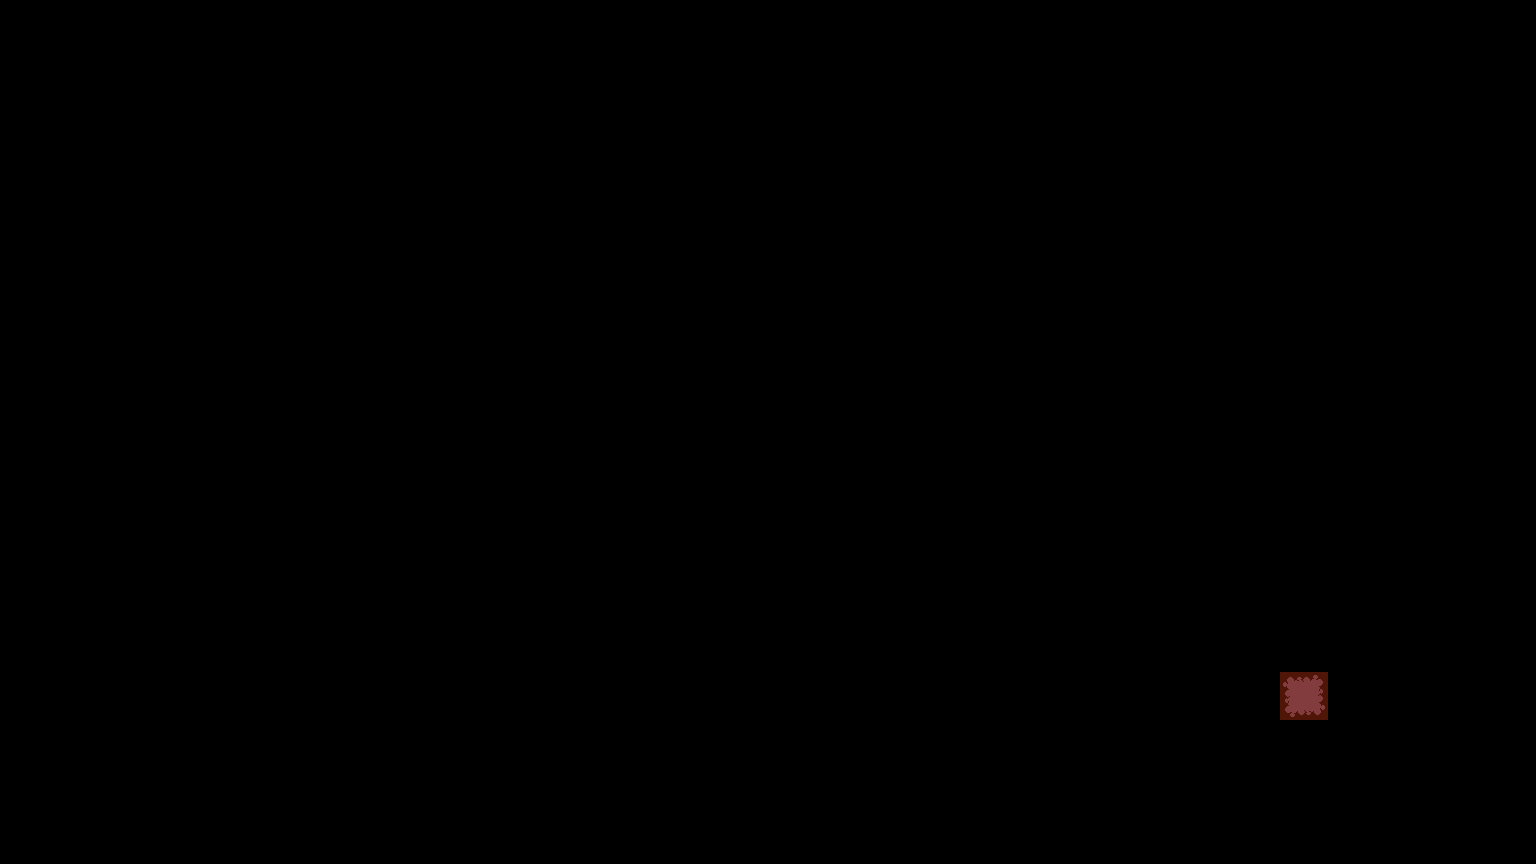

Tiled map render using the project's own tile images. Description and the map definition, with tile-layer contents summarised, below:
An orthogonal 96x54 tile map with 16x16 px tiles, 6 tile layers (bg, traversable, traversableMask, walls, ...), 1 hidden layer not drawn, 22 tilesets and 28 objects (23x AIENTITY, 4x SKILL, Warp).

<map version="1.2" tiledversion="1.2.2" orientation="orthogonal" renderorder="right-down" width="96" height="54" tilewidth="16" tileheight="16" infinite="0" nextlayerid="39" nextobjectid="76">
 <tileset firstgid="1" source="tileset/cave1.0/Cave_A.tsx" />
 <tileset firstgid="61" source="tileset/cave1.0/Cave_B.tsx" />
 <tileset firstgid="285" source="tileset/desert1.0/Desert_A.tsx" />
 <tileset firstgid="485" source="tileset/desert1.0/Desert_B.tsx" />
 <tileset firstgid="597" source="tileset/dungeon1.1/Dungeon_A.tsx" />
 <tileset firstgid="753" source="tileset/dungeon1.1/Dungeon_B.tsx" />
 <tileset firstgid="1009" source="tileset/grasslands2.1/A1.tsx" />
 <tileset firstgid="1909" source="tileset/grasslands2.1/A2.tsx" />
 <tileset firstgid="3903" source="tileset/grasslands2.1/B.tsx" />
 <tileset firstgid="4159" source="tileset/grasslands2.1/C.tsx" />
 <tileset firstgid="4415" source="tileset/grasslands2.1/D.tsx" />
 <tileset firstgid="4671" source="tileset/grasslands2.1/E.tsx" />
 <tileset firstgid="4851" source="tileset/grasslands2.1/Flowers.tsx" />
 <tileset firstgid="4947" source="tileset/grasslands2.1/Trees.tsx" />
 <tileset firstgid="5059" source="tileset/town1.2/doors_outside.tsx" />
 <tileset firstgid="5091" source="tileset/town1.2/Town_A.tsx" />
 <tileset firstgid="5299" source="tileset/town1.2/Town_B.tsx" />
 <tileset firstgid="5891" source="tileset/town1.2/Town_C.tsx" />
 <tileset firstgid="6206" source="tileset/town1.2/Town_D.tsx" />
 <tileset firstgid="6654" source="tileset/town1.2/Town_doors_inside.tsx" />
 <tileset firstgid="6678" source="tileset/grasslands2.1/[GL] A1_Waterfall_sheet.tsx" />
 <tileset firstgid="6694" source="tileset/grasslands2.1/[GL] animated_sheet.tsx" />
 <layer id="38" name="bg" width="96" height="54">
  <data>[5184 cells, 9 non-empty, 9 distinct tile ids]</data>
 </layer>
 <layer id="17" name="traversable" width="96" height="54">
  <data>[5184 cells, 0 non-empty, 0 distinct tile ids]</data>
 </layer>
 <layer id="19" name="traversableMask" width="96" height="54">
  <data>[5184 cells, 0 non-empty, 0 distinct tile ids]</data>
 </layer>
 <layer id="20" name="walls" width="96" height="54" offsetx="0" offsety="-16">
  <data>[5184 cells, 0 non-empty, 0 distinct tile ids]</data>
 </layer>
 <layer id="27" name="wallsMask" width="96" height="54" offsetx="0" offsety="-16">
  <data>[5184 cells, 0 non-empty, 0 distinct tile ids]</data>
 </layer>
 <layer id="24" name="overhead" width="96" height="54" offsetx="0" offsety="-16">
  <data>[5184 cells, 0 non-empty, 0 distinct tile ids]</data>
 </layer>
 <objectgroup color="#5555ff" id="9" name="warp">
  <object id="75" name="underground" type="Warp" x="1296" y="688" width="16" height="16">
   <properties>
    <property name="direction" value="SOUTH" />
    <property name="x" type="int" value="79" />
    <property name="y" type="int" value="3" />
   </properties>
  </object>
 </objectgroup>
 <objectgroup id="14" name="entity" visible="0">
  <object id="26" name="crab" type="AIENTITY" x="672" y="656" width="16" height="16">
   <properties>
    <property name="aiEntityDataID" type="int" value="1" />
    <property name="bounds1x" type="int" value="0" />
    <property name="bounds1y" type="int" value="0" />
    <property name="bounds2x" type="int" value="96" />
    <property name="bounds2y" type="int" value="54" />
    <property name="direction" value="SOUTH" />
   </properties>
  </object>
  <object id="48" name="Fishing Master" type="AIENTITY" x="832" y="736" width="16" height="16">
   <properties>
    <property name="aiEntityDataID" type="int" value="2" />
    <property name="bounds1x" type="int" value="31" />
    <property name="bounds1y" type="int" value="30" />
    <property name="bounds2x" type="int" value="31" />
    <property name="bounds2y" type="int" value="30" />
    <property name="direction" value="EAST" />
   </properties>
  </object>
  <object id="52" name="crab" type="AIENTITY" x="496" y="576" width="16" height="16">
   <properties>
    <property name="aiEntityDataID" type="int" value="1" />
    <property name="bounds1x" type="int" value="0" />
    <property name="bounds1y" type="int" value="0" />
    <property name="bounds2x" type="int" value="96" />
    <property name="bounds2y" type="int" value="54" />
    <property name="direction" value="SOUTH" />
   </properties>
  </object>
  <object id="53" name="crab" type="AIENTITY" x="416" y="448" width="16" height="16">
   <properties>
    <property name="aiEntityDataID" type="int" value="1" />
    <property name="bounds1x" type="int" value="0" />
    <property name="bounds1y" type="int" value="0" />
    <property name="bounds2x" type="int" value="96" />
    <property name="bounds2y" type="int" value="54" />
    <property name="direction" value="SOUTH" />
   </properties>
  </object>
  <object id="54" name="crab" type="AIENTITY" x="368" y="304" width="16" height="16">
   <properties>
    <property name="aiEntityDataID" type="int" value="1" />
    <property name="bounds1x" type="int" value="0" />
    <property name="bounds1y" type="int" value="0" />
    <property name="bounds2x" type="int" value="96" />
    <property name="bounds2y" type="int" value="54" />
    <property name="direction" value="SOUTH" />
   </properties>
  </object>
  <object id="55" name="crab" type="AIENTITY" x="432" y="192" width="16" height="16">
   <properties>
    <property name="aiEntityDataID" type="int" value="1" />
    <property name="bounds1x" type="int" value="0" />
    <property name="bounds1y" type="int" value="0" />
    <property name="bounds2x" type="int" value="96" />
    <property name="bounds2y" type="int" value="54" />
    <property name="direction" value="SOUTH" />
   </properties>
  </object>
  <object id="56" name="crab" type="AIENTITY" x="608" y="160" width="16" height="16">
   <properties>
    <property name="aiEntityDataID" type="int" value="1" />
    <property name="bounds1x" type="int" value="0" />
    <property name="bounds1y" type="int" value="0" />
    <property name="bounds2x" type="int" value="96" />
    <property name="bounds2y" type="int" value="54" />
    <property name="direction" value="SOUTH" />
   </properties>
  </object>
  <object id="57" name="crab" type="AIENTITY" x="768" y="176" width="16" height="16">
   <properties>
    <property name="aiEntityDataID" type="int" value="1" />
    <property name="bounds1x" type="int" value="0" />
    <property name="bounds1y" type="int" value="0" />
    <property name="bounds2x" type="int" value="96" />
    <property name="bounds2y" type="int" value="54" />
    <property name="direction" value="SOUTH" />
   </properties>
  </object>
  <object id="58" name="crab" type="AIENTITY" x="896" y="224" width="16" height="16">
   <properties>
    <property name="aiEntityDataID" type="int" value="1" />
    <property name="bounds1x" type="int" value="0" />
    <property name="bounds1y" type="int" value="0" />
    <property name="bounds2x" type="int" value="96" />
    <property name="bounds2y" type="int" value="54" />
    <property name="direction" value="SOUTH" />
   </properties>
  </object>
  <object id="59" name="crab" type="AIENTITY" x="1056" y="208" width="16" height="16">
   <properties>
    <property name="aiEntityDataID" type="int" value="1" />
    <property name="bounds1x" type="int" value="0" />
    <property name="bounds1y" type="int" value="0" />
    <property name="bounds2x" type="int" value="96" />
    <property name="bounds2y" type="int" value="54" />
    <property name="direction" value="SOUTH" />
   </properties>
  </object>
  </objectgroup>
 <objectgroup id="16" name="skill" visible="0">
  <!-- 4 objects omitted --></objectgroup>
 <layer id="25" name="collision" width="96" height="54" visible="0">
  <data>[5184 cells, 0 non-empty, 0 distinct tile ids]</data>
 </layer>
</map>
<!-- 17 of 28 objects omitted -->
